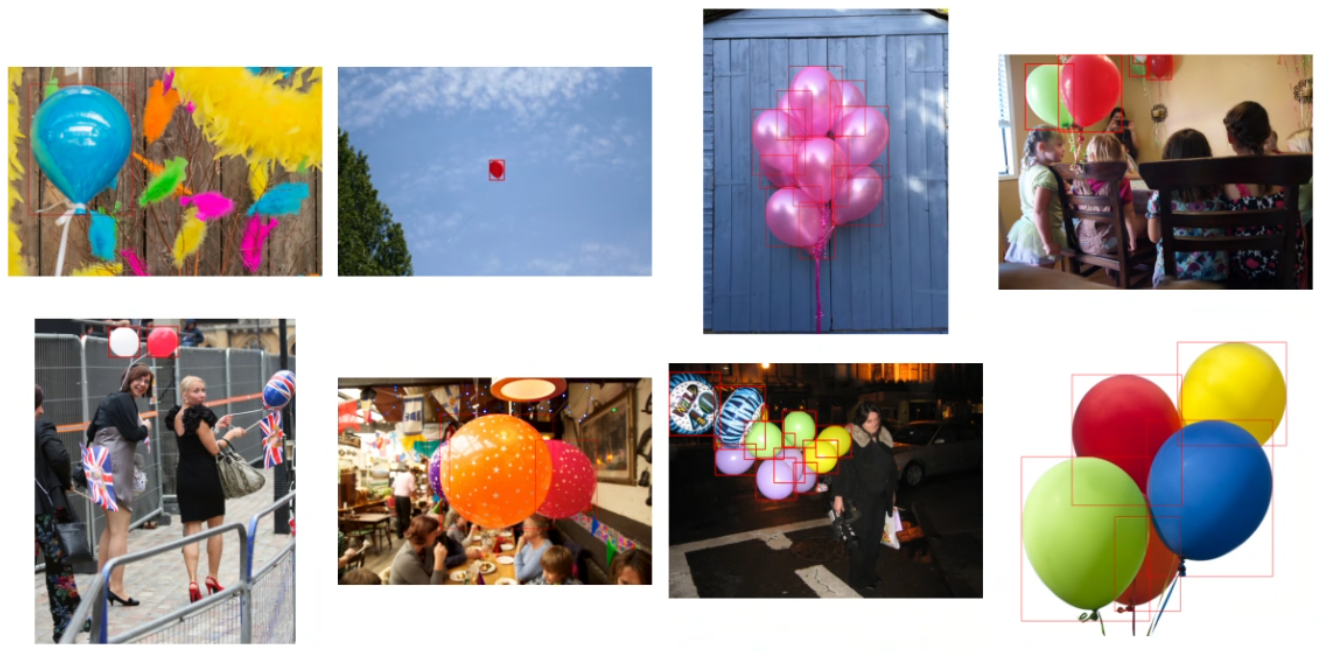

This figure's Python source:
import json
import random
import cv2
import matplotlib.pyplot as plt

# 加载标注文件
annotation_file = 'D:/workspace/datasets/balloon/train/coco_format.json'
with open(annotation_file, 'r') as f:
    data = json.load(f)

# 随机选择8张图像
image_dir = 'D:/workspace/datasets/balloon/train'
image_ids = random.sample(data['images'], 8)

# 绘制标注边界框
fig, axs = plt.subplots(2, 4, figsize=(12, 6))
for i, image_id in enumerate(image_ids):
    # 读取图像
    image_path = image_dir + '/' + image_id['file_name']
    image = cv2.imread(image_path)
    image = cv2.cvtColor(image, cv2.COLOR_BGR2RGB)

    # 获取图像对应的标注信息
    annotations = [ann for ann in data['annotations'] if ann['image_id'] == image_id['id']]

    # 绘制标注边界框
    for ann in annotations:
        bbox = ann['bbox']
        x, y, w, h = int(bbox[0]), int(bbox[1]), int(bbox[2]), int(bbox[3])
        cv2.rectangle(image, (x, y), (w, h), (255, 0, 0), 2)

    # 在子图中显示图像
    axs[i // 4, i % 4].imshow(image)
    axs[i // 4, i % 4].axis('off')

plt.tight_layout()
plt.show()
